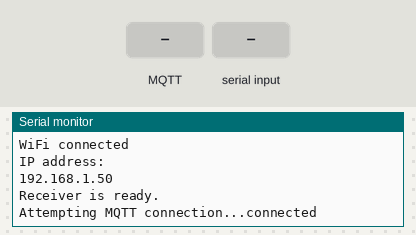
Recording of a program running on a simulated ESP32. Shown: the last lines printed to the serial monitor. Inputs (shaded band) come from the test bench. WiFi joins after 1.5 s; servers stay silent unless stated; no MQTT or app messages arrive unless stated.

Above: at 2.7 s.
2.8 s: MQTT message "Temp:" arrives on the first subscribed topic
At 4.0 s:
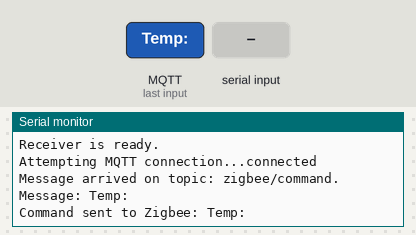
4.3 s: "Temp: \n" received over the second serial link
At 5.2 s:
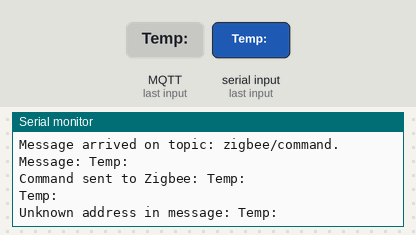
5.8 s: MQTT message "Humidity:" arrives on the first subscribed topic
At 6.3 s:
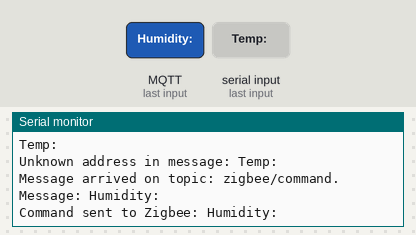
7.3 s: "Humidity: \n" received over the second serial link
At 8.5 s:
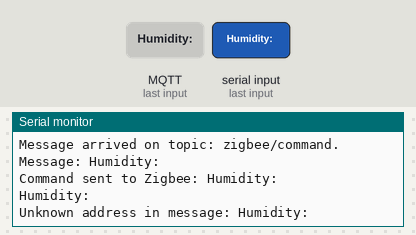
8.8 s: MQTT message "Light:" arrives on the first subscribed topic
At 9.9 s:
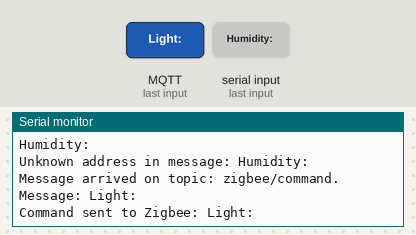
10.3 s: "Light: \n" received over the second serial link
At 11.0 s:
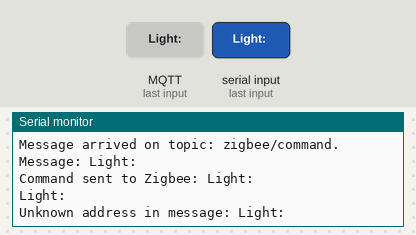

The program:

main.cpp
```cpp
#include <WiFi.h>
#include <PubSubClient.h>
#include <ArduinoJson.h>

const char* ssid = "tang2";
const char* password = "12345678";
const char* mqtt_server = "192.168.31.254";
const char* mqtt_user = "mqtt_user";
const char* mqtt_pass = "12345678";

WiFiClient espClient;
PubSubClient client(espClient);

void handleSensorDataFromBB(String message) {
  DynamicJsonDocument doc(256);
  int tempIndex = message.indexOf("Temp: ");
  int humiIndex = message.indexOf("Humidity: ");
  int lightIndex = message.indexOf("Light: ");
  int pirIndex = message.indexOf("PIR: ");

  if (tempIndex != -1 && humiIndex != -1 && lightIndex != -1 && pirIndex != -1) {
    String temp = message.substring(tempIndex + 6, message.indexOf("C", tempIndex));
    String humi = message.substring(humiIndex + 10, message.indexOf("%", humiIndex));
    String light = message.substring(lightIndex + 7, message.indexOf(",", lightIndex));
    String pir = message.substring(pirIndex + 5, message.indexOf(" ", pirIndex + 5));

    doc["temperature"] = temp;
    doc["humidity"] = humi;
    doc["light"] = light;
    doc["pir"] = pir;
  }

  char buffer[256];
  size_t n = serializeJson(doc, buffer);
  client.publish("home-assistant/sensor1", buffer, n);
}

void handleSensorDataFromBA(String message) {
  DynamicJsonDocument doc(256);
  int tempIndex = message.indexOf("Temp: ");
  int humiIndex = message.indexOf("Humidity: ");
  int lightIndex = message.indexOf("Light: ");
  int fanIndex = message.indexOf("Fan: ");

  if (tempIndex != -1 && humiIndex != -1 && lightIndex != -1 && fanIndex != -1) {
    String temp = message.substring(tempIndex + 6, message.indexOf("C", tempIndex));
    String humi = message.substring(humiIndex + 10, message.indexOf("%", humiIndex));
    String light = message.substring(lightIndex + 7, message.indexOf(",", lightIndex));
    String fan = message.substring(fanIndex + 5, message.indexOf(",", fanIndex));

    doc["temperature"] = temp;
    doc["humidity"] = humi;
    doc["light"] = light;
    doc["fan"] = fan;
  }

  char buffer[256];
  size_t n = serializeJson(doc, buffer);
  client.publish("home-assistant/sensor2", buffer, n);
}

void sendCommandToZigbee(String command) {
  Serial2.println(command);
  Serial.println("Command sent to Zigbee: " + command);
}

void setup_wifi() {
  delay(10);
  Serial.println();
  Serial.print("Connecting to ");
  Serial.println(ssid);

  WiFi.begin(ssid, password);

  while (WiFi.status() != WL_CONNECTED) {
    delay(500);
    Serial.print(".");
  }

  Serial.println("");
  Serial.println("WiFi connected");
  Serial.println("IP address: ");
  Serial.println(WiFi.localIP());
}

void callback(char* topic, byte* message, unsigned int length) {
  Serial.print("Message arrived on topic: ");
  Serial.print(topic);
  Serial.print(". Message: ");
  String messageTemp;

  for (int i = 0; i < length; i++) {
    messageTemp += (char)message[i];
  }
  Serial.println(messageTemp);

  if (String(topic) == "zigbee/command") {
    sendCommandToZigbee(messageTemp);
  }
}

void reconnect() {
  while (!client.connected()) {
    Serial.print("Attempting MQTT connection...");
    if (client.connect("ESP32Client", mqtt_user, mqtt_pass)) {
      Serial.println("connected");
      client.subscribe("zigbee/command");
    } else {
      Serial.print("failed, rc=");
      Serial.print(client.state());
      Serial.println(" try again in 5 seconds");
      delay(5000);
    }
  }
}

void setup() {
  Serial.begin(9600);
  Serial2.begin(9600, SERIAL_8N1, 16, 17);

  setup_wifi();
  client.setServer(mqtt_server, 1883);
  client.setCallback(callback);

  Serial.println("Receiver is ready.");
}
void sendSensorData(String message) {
  if (message.indexOf("From Add: 0xbb") != -1) {
    handleSensorDataFromBB(message);
  } else if (message.indexOf("From Add: 0xba") != -1) {
    handleSensorDataFromBA(message);
  } else {
    Serial.println("Unknown address in message: " + message);
  }
}
void loop() {
  if (!client.connected()) {
    reconnect();
  }
  client.loop();

  if (Serial2.available()) {
    String message = Serial2.readStringUntil('\n');
    Serial.println(message);
    sendSensorData(message);
  }
}
```

Measured:
- after the input at 2.8 s, the serial monitor: prints a new line at once (image 1)
- after the input at 4.3 s, the serial monitor: prints a new line at once (image 2)
- after the input at 5.8 s, the serial monitor: prints a new line at once (image 3)
- after the input at 7.3 s, the serial monitor: prints a new line at once (image 4)
- after the input at 8.8 s, the serial monitor: prints a new line at once (image 5)
- after the input at 10.3 s, the serial monitor: prints a new line at once (image 6)
